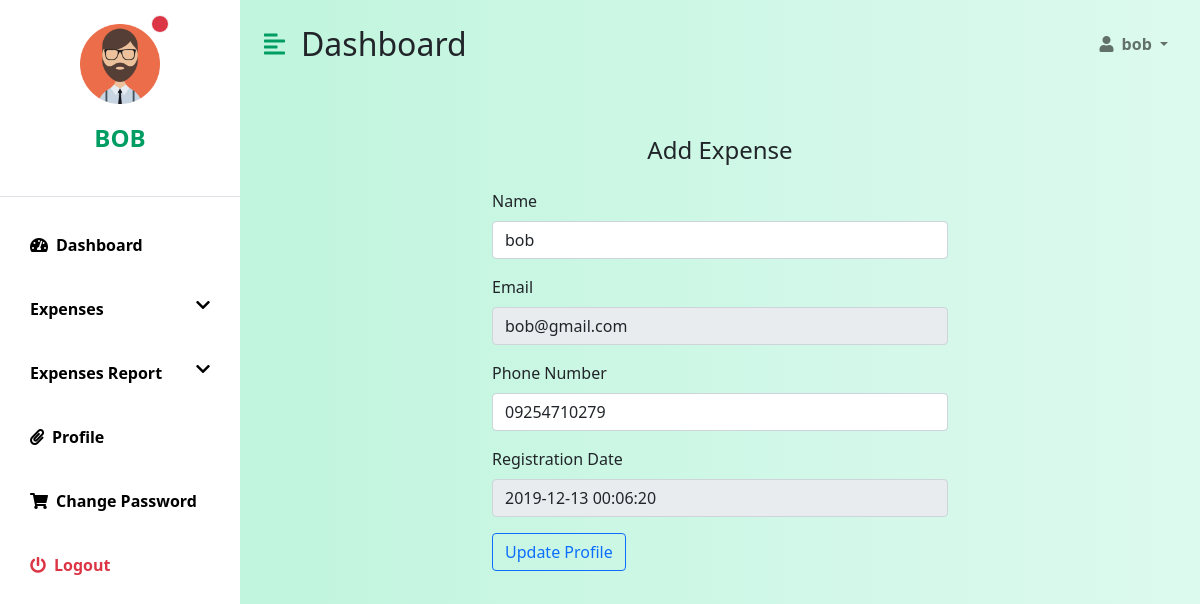
/user-profile.php (signed in), run on the app's committed database.
### tables this page shows
CREATE TABLE `tblusers` (
                            `id` int(11) NOT NULL,
                            `name` varchar(255) NOT NULL,
                            `email` varchar(255) NOT NULL,
                            `mobile_number` varchar(11) NOT NULL,
                            `password` varchar(255) NOT NULL,
                            `reg_date` datetime NOT NULL DEFAULT current_timestamp()
);

### user-profile.php (the view, shortened to what this page needs)
<?php
include('confs/config.php');
if (strlen($_SESSION['detsuid'] == 0)):
  header('location:logout.php');
else:
  ?>
    <!DOCTYPE html>
    <html lang="en">
    <head>
        <link href="css/datepicker3.css" rel="stylesheet">
        <link href="https://cdn.jsdelivr.net/npm/bootstrap@5.0.0-beta3/dist/css/bootstrap.min.css"
              rel="stylesheet"/>
        <link rel="stylesheet"
              href="https://cdnjs.cloudflare.com/ajax/libs/font-awesome/5.15.3/css/all.min.css"/>
        <link rel="stylesheet" href="css/dashboard.css"/>
    </head>
    <body>
    <div class="d-flex" id="wrapper">
      <?php include('confs/sidebar.php') ?>
        <div id="page-content-wrapper">
          <?php include('confs/header.php') ?>
            <div class="container-fluid px-4 mt-5 center-flex">
                <h4 class="mb-4">Add Expense</h4>
              <?php
              $userid = $_SESSION['detsuid'];
              $result = mysqli_query($conn, "SELECT * FROM tblusers WHERE id = '$userid'");
              while ($row = mysqli_fetch_array($result)):
                ?>
                  <form role="form" method="post" class="add-profile-width">
                      <div class="mb-3">
                          <label for="Name" class="form-label">Name</label>
                          <input type="text" id="Name" name="Name"
                                 value="<?php echo $row['name']; ?>"
                                 class="form-control"
                                 required>
                      </div>
                      <div class="mb-3">
                          <label for="email" class="form-label">Email</label>
                          <input type="email" id="email" name="email"
                                 value="<?php echo $row['email']; ?>"
                                 class="form-control"
                                 readonly>
                      </div>
                      <div class="mb-3">
                          <label for="contactnumber" class="form-label">Phone Number</label>
                          <input type="number" id="contactnumber" name="contactnumber"
                                 value="<?php echo $row['mobile_number']; ?>"
                                 class="form-control"
                                 required>
                      </div>
                      <div class="mb-3">
                          <label for="regdate" class="form-label">Registration Date</label>
                          <input type="text" id="regdate" name="regdate"
                                 value="<?php echo $row['reg_date']; ?>"
                                 class="form-control"
                                 readonly>
                      </div>
                      <div class="">
                          <button type="submit" class="btn btn-outline-primary"
                                  name="submit">Update Profile
                          </button>
                      </div>
                  </form>
              <?php endwhile; ?>
            </div>
        </div>
    </div>
    </body>
    </html>
<?php endif; ?>

### confs/sidebar.php (shortened to what this page needs)
<?php
include('config.php');
$uid = $_SESSION['detsuid'];
$sql = mysqli_query($conn, "SELECT name FROM tblusers WHERE id = '$uid'");
$result = mysqli_fetch_array($sql);
$name = $result['name'];
?>
<div class="bg-white" id="sidebar-wrapper">
    <div class="sidebar-heading text-center py-4 primary-text fs-4 fw-bold text-uppercase border-bottom">
        <div class="position-relative">
            <img src="assets/profile.png" alt="Profile Pic" width="80" height="80">
            <span class="position-absolute top-0 start-75 translate-middle p-2 bg-danger border border-light rounded-circle">
            </span>
        </div>
        <p class="mt-3">
          <?php echo $name; ?></p>
    </div>
    <div class="list-group list-group-flush my-3">
        <a href="dashboard.php"
           class="list-group-item list-group-item-action bg-transparent second-text active"><i
                    class="fas fa-tachometer-alt me-2"></i>Dashboard</a>
        <a class="list-group-item list-group-item-action bg-transparent second-text fw-bold
        d-flex justify-content-between"
           data-bs-toggle="collapse" href="#collapseExample" role="button"
           aria-expanded="false" aria-controls="collapseExample">
            <span>Expenses</span> <i class="fas fa-chevron-down"></i>
        </a>
        <a class="list-group-item list-group-item-action bg-transparent second-text fw-bold
        d-flex justify-content-between"
           data-bs-toggle="collapse" href="#report" role="button"
           aria-expanded="false" aria-controls="report">
            <span>Expenses Report</span> <i class="fas fa-chevron-down"></i>
        </a>
        <a href="user-profile.php"
           class="list-group-item list-group-item-action bg-transparent second-text fw-bold"><i
                    class="fas fa-paperclip me-2"></i>Profile</a>
        <a href="change-password.php"
           class="list-group-item list-group-item-action bg-transparent second-text fw-bold"><i
                    class="fas fa-shopping-cart me-2"></i>Change Password</a>
        <a href="logout.php"
           class="list-group-item list-group-item-action bg-transparent text-danger fw-bold"><i
                    class="fas fa-power-off me-2"></i>Logout</a>
    </div>
</div>

### confs/header.php (shortened to what this page needs)
<?php
include('config.php');
$uid = $_SESSION['detsuid'];
$sql = mysqli_query($conn, "SELECT name FROM tblusers WHERE id = '$uid'");
$result = mysqli_fetch_array($sql);
$name = $result['name'];
?>
<nav class="navbar navbar-expand-lg navbar-light bg-transparent py-4 px-4">
    <div class="d-flex align-items-center">
        <i class="fas fa-align-left primary-text fs-4 me-3" id="menu-toggle"></i>
        <h2 class="fs-2 m-0">Dashboard</h2>
    </div>
    <div class="collapse navbar-collapse" id="navbarSupportedContent">
        <ul class="navbar-nav ms-auto mb-2 mb-lg-0">
            <li class="nav-item dropdown">
                <a class="nav-link dropdown-toggle second-text fw-bold" href="#"
                   id="navbarDropdown"
                   role="button" data-bs-toggle="dropdown" aria-expanded="false">
                    <i class="fas fa-user me-2"></i><?php echo $name; ?>
                </a>
            </li>
        </ul>
    </div>
</nav>

### css/dashboard.css (style rules this page uses)
:root { --main-bg-color: #009d63; --main-text-color: #009d63; --second-text-color: #bbbec5; --second-bg-color: #c1efde; }
.primary-text { color: var(--main-text-color); }
.second-text { color: #000; }
#wrapper { overflow-x: hidden; background-image: linear-gradient( to right, #baf3d7, #c2f5de, #cbf7e4, #d4f8ea, #ddfaef ); }
#sidebar-wrapper { min-height: 100vh; margin-left: -15rem; -webkit-transition: margin 0.25s ease-out; -moz-transition: margin 0.25s ease-out; -o-transition: margin 0.25s ease-out; transition: margin 0.25s ease-out; }
#sidebar-wrapper .sidebar-heading { padding: 0.875rem 1.25rem; font-size: 1.2rem; }
#sidebar-wrapper .list-group { width: 15rem; }
#page-content-wrapper { min-width: 100vw; }
#menu-toggle { cursor: pointer; }
.list-group-item { border: none; padding: 20px 30px; }
.list-group-item.active { background-color: transparent; color: #000; font-weight: bold; border: none; }
@media (min-width: 768px) { #sidebar-wrapper { margin-left: 0; } }
@media (min-width: 768px) { #page-content-wrapper { min-width: 0; width: 100%; } }

### user-profile.php (style rules this page uses)
.center-flex { display: flex; flex-direction: column; justify-content: center; align-items: center; }
.add-profile-width { width: 50%; }

### data on the page
tblusers: name "BOB", name "bob", Name "bob", email "bob@gmail.com", contactnumber "09254710279", regdate "2019-12-13 00:06:20"
